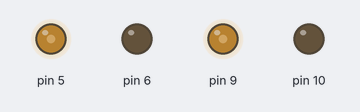
The sketch below on a simulated Arduino Uno, built with avr-gcc and run on an emulated ATmega328P. Shown: output pins drawn as LEDs (lit = HIGH).

Above: at 0.1 s.
Timing chart, 0 to 1.6 s (numbered marks = the images above):
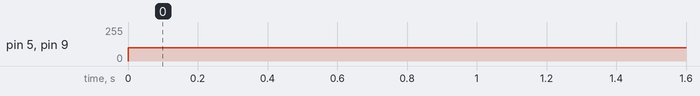

The sketch:

Control_Motor.ino
```cpp
void setup() {
  // put your setup code here, to run once:
pinMode(5,OUTPUT);
pinMode(6,OUTPUT);
pinMode(9,OUTPUT);
pinMode(10,OUTPUT);
}

void loop() {
  // put your main code here, to run repeatedly:
analogWrite(5,100);
analogWrite(6,0);
analogWrite(9,100);
analogWrite(10,0);
}
```

Measured:
- by itself, pin 5, pin 9: 0/255 → 100/255 at 0.00 s
